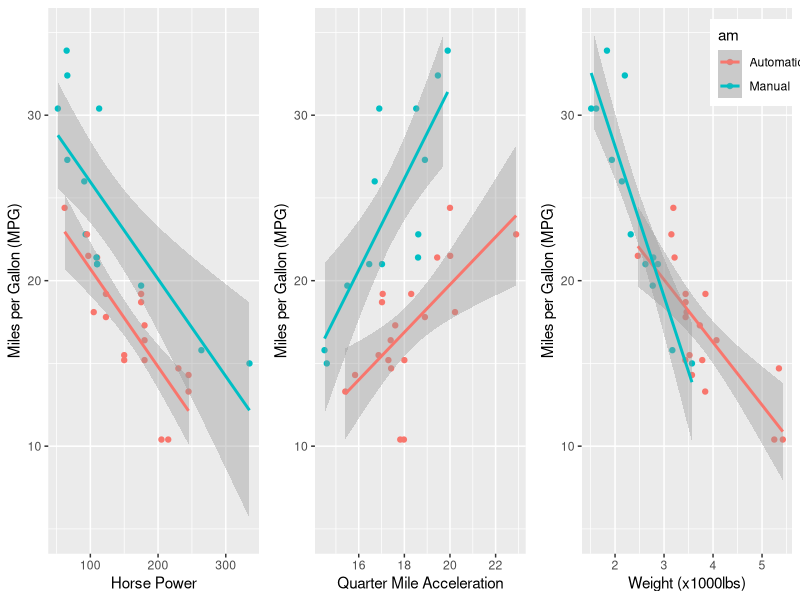

Reproduce this figure in R.
## ---- chunk 1
data(mtcars)
mtcars$am <- factor(mtcars$am, labels=c("Automatic", "Manual"))
fit <- lm(mpg ~ ., data=mtcars)
## ---- chunk 2
library(car)
vif(fit)
## ---- chunk 3
fit1 <- lm(mpg ~ factor(am) + wt, data=mtcars)
fit2 <- update(fit1, mpg ~ factor(am) + wt + factor(am)*wt)
fit3 <- update(fit1, mpg ~ factor(am) + wt + factor(am)*wt + hp)
fit4 <- update(fit1, mpg ~ factor(am) + wt + factor(am)*wt + hp + qsec + factor(am)*qsec)
anova(fit1,fit2,fit3,fit4)
## ---- chunk 4



## ---- chunk 5
## ex: http://www.statmethods.net/advgraphs/ggplot2.html
## http://docs.ggplot2.org/current/geom_abline.html
library(ggplot2)
library(grid)
library(gridExtra)

plot1 <- qplot(hp, mpg, data=mtcars, geom=c("point", "smooth"), 
               method="lm", formula=y~x, color=am, ylim=c(5,35),
               xlab="Horse Power", ylab="Miles per Gallon (MPG)"
               ) + theme(legend.position = "none")

plot2 <- qplot(qsec, mpg, data=mtcars, geom=c("point", "smooth"), 
               method="lm", formula=y~x, color=am, ylim=c(5,35),
               xlab="Quarter Mile Acceleration", ylab="Miles per Gallon (MPG)"
               ) + theme(legend.position = "none")

plot3 <- qplot(wt, mpg, data=mtcars, geom=c("point", "smooth"), 
               method="lm", formula=y~x, color=am, ylim=c(5,35), 
               xlab="Weight (x1000lbs)", ylab="Miles per Gallon (MPG)"
               ) + theme(legend.position = c(0.85, 0.9))

grid.arrange(plot1, plot2, plot3, nrow=1, ncol=3)
